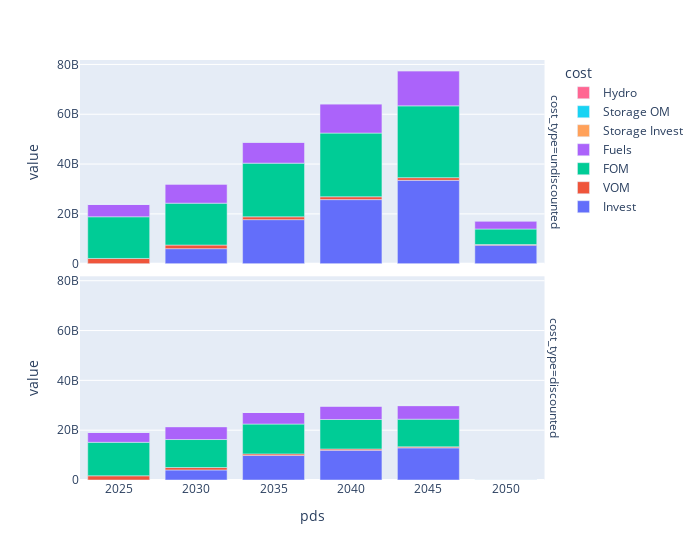

The cell this chart's notebook holds for it:
### Code cell
import plotly.express as px
def uncumulate_values(df:pd.DataFrame):
    diff = df[["value"]].diff()
    df.loc[df.pds > 2025,"value"] = diff.loc[df.pds>2025,"value"].values
    df.loc[df["value"]<0,"value"] = 0
    return df

pds_cost_factor = {
    2025:5,
    2030:5,
    2035:5,
    2040:5,
    2045:5,
    2050:1,
}

def copper_total_cost_df(result_dir, uncumulate=False, discounted=False):
    cap_cost = pd.read_csv(f"{result_dir}/capcost.csv")
    cap_cost["cost"] = "Invest"
    fom_cost = pd.read_csv(f"{result_dir}/fixOMcost.csv")
    fom_cost["cost"] = "FOM"
    vom_cost = pd.read_csv(f"{result_dir}/varOMcost.csv")
    vom_cost["cost"] = "VOM"
    fuel_cost = pd.read_csv(f"{result_dir}/fuel_cost.csv")
    fuel_cost["cost"] = "Fuels"
    storage_cost = pd.read_csv(f"{result_dir}/newstorage_ccost.csv")
    storage_cost["cost"] = "Storage Invest"
    storage_om_cost = pd.read_csv(f"{result_dir}/newstorage_omcost.csv")
    storage_om_cost["cost"] = "Storage OM"
    hydro_cost = pd.read_csv(f"{result_dir}/hydrorenewalccost.csv")
    hydro_cost["cost"] = "Hydro"
    hydro_om_cost = pd.read_csv(f"{result_dir}/hydrorenewalomcost.csv")
    hydro_om_cost["cost"] = "Hydro"
    if uncumulate:
        cap_cost = uncumulate_values(cap_cost)
        fom_cost = uncumulate_values(fom_cost)
        storage_cost = uncumulate_values(storage_cost)
        storage_om_cost = uncumulate_values(storage_om_cost)
        hydro_cost = uncumulate_values(hydro_cost)
        hydro_om_cost = uncumulate_values(hydro_om_cost)

    total_cost = pd.concat([cap_cost, vom_cost, fom_cost,fuel_cost,storage_cost,storage_om_cost,hydro_cost,hydro_om_cost])
    if discounted:
        total_cost["value"] *= total_cost["pds"].astype(str).apply(disc_coeffs.get)
    else:
        total_cost["value"] *= total_cost["pds"].apply(pds_cost_factor.get)
    return total_cost   

total_cost = copper_total_cost_df(results_dir, uncumulate=False)
total_cost["cost_type"] = "undiscounted"
total_adapted_cost = copper_total_cost_df(results_dir, uncumulate=False, discounted=True)
total_adapted_cost["cost_type"] = "discounted"


total_cost = pd.concat([total_cost, total_adapted_cost])

# total_cost
fig = px.bar(total_cost, x="pds", y="value",color="cost", facet_row="cost_type", template="plotly")
fig.update_layout(width=700, legend_traceorder="reversed")
fig.write_html(f"{results_dir}/investments_{date_str}.html")
fig.write_image(f"{results_dir}/investments_{date_str}.png")
fig

### Figure 1 — Plotly figure (JSON) as saved in the notebook; plotly's stock layout.template omitted (floating-point values rounded to 4 significant figures)
{"data": [{"alignmentgroup": "True", "hovertemplate": "cost=Invest<br>cost_type=undiscounted<br>pds=%{x}<br>value=%{y}<extra></extra>", "legendgroup": "Invest", "marker": {"color": "#636efa", "pattern": {"shape": ""}}, "name": "Invest", "offsetgroup": "Invest", "orientation": "v", "showlegend": true, "textposition": "auto", "type": "bar", "x": [2025, 2030, 2035, 2040, 2045, 2050], "xaxis": "x2", "y": [0, 6036000000.0, 17690000000.0, 25730000000.0, 33470000000.0, 7452000000.0], "yaxis": "y2"}, {"alignmentgroup": "True", "hovertemplate": "cost=Invest<br>cost_type=discounted<br>pds=%{x}<br>value=%{y}<extra></extra>", "legendgroup": "Invest", "marker": {"color": "#636efa", "pattern": {"shape": ""}}, "name": "Invest", "offsetgroup": "Invest", "orientation": "v", "showlegend": false, "textposition": "auto", "type": "bar", "x": [2025, 2030, 2035, 2040, 2045, 2050], "xaxis": "x", "y": [0, 4036000000.0, 9843000000.0, 11920000000.0, 12900000000.0, 742500.0], "yaxis": "y"}, {"alignmentgroup": "True", "hovertemplate": "cost=VOM<br>cost_type=undiscounted<br>pds=%{x}<br>value=%{y}<extra></extra>", "legendgroup": "VOM", "marker": {"color": "#EF553B", "pattern": {"shape": ""}}, "name": "VOM", "offsetgroup": "VOM", "orientation": "v", "showlegend": true, "textposition": "auto", "type": "bar", "x": [2025, 2030, 2035, 2040, 2045, 2050], "xaxis": "x2", "y": [2104000000.0, 1449000000.0, 1139000000.0, 1152000000.0, 1086000000.0, 229800000.0], "yaxis": "y2"}, {"alignmentgroup": "True", "hovertemplate": "cost=VOM<br>cost_type=discounted<br>pds=%{x}<br>value=%{y}<extra></extra>", "legendgroup": "VOM", "marker": {"color": "#EF553B", "pattern": {"shape": ""}}, "name": "VOM", "offsetgroup": "VOM", "orientation": "v", "showlegend": false, "textposition": "auto", "type": "bar", "x": [2025, 2030, 2035, 2040, 2045, 2050], "xaxis": "x", "y": [1690000000.0, 968800000.0, 633700000.0, 533300000.0, 418700000.0, 22890.0], "yaxis": "y"}, {"alignmentgroup": "True", "hovertemplate": "cost=FOM<br>cost_type=undiscounted<br>pds=%{x}<br>value=%{y}<extra></extra>", "legendgroup": "FOM", "marker": {"color": "#00cc96", "pattern": {"shape": ""}}, "name": "FOM", "offsetgroup": "FOM", "orientation": "v", "showlegend": true, "textposition": "auto", "type": "bar", "x": [2025, 2030, 2035, 2040, 2045, 2050], "xaxis": "x2", "y": [16740000000.0, 16820000000.0, 21540000000.0, 25560000000.0, 28810000000.0, 6240000000.0], "yaxis": "y2"}, {"alignmentgroup": "True", "hovertemplate": "cost=FOM<br>cost_type=discounted<br>pds=%{x}<br>value=%{y}<extra></extra>", "legendgroup": "FOM", "marker": {"color": "#00cc96", "pattern": {"shape": ""}}, "name": "FOM", "offsetgroup": "FOM", "orientation": "v", "showlegend": false, "textposition": "auto", "type": "bar", "x": [2025, 2030, 2035, 2040, 2045, 2050], "xaxis": "x", "y": [13450000000.0, 11250000000.0, 11990000000.0, 11840000000.0, 11110000000.0, 621700.0], "yaxis": "y"}, {"alignmentgroup": "True", "hovertemplate": "cost=Fuels<br>cost_type=undiscounted<br>pds=%{x}<br>value=%{y}<extra></extra>", "legendgroup": "Fuels", "marker": {"color": "#ab63fa", "pattern": {"shape": ""}}, "name": "Fuels", "offsetgroup": "Fuels", "orientation": "v", "showlegend": true, "textposition": "auto", "type": "bar", "x": [2025, 2030, 2035, 2040, 2045, 2050], "xaxis": "x2", "y": [5084000000.0, 7708000000.0, 8445000000.0, 11670000000.0, 14040000000.0, 3290000000.0], "yaxis": "y2"}, {"alignmentgroup": "True", "hovertemplate": "cost=Fuels<br>cost_type=discounted<br>pds=%{x}<br>value=%{y}<extra></extra>", "legendgroup": "Fuels", "marker": {"color": "#ab63fa", "pattern": {"shape": ""}}, "name": "Fuels", "offsetgroup": "Fuels", "orientation": "v", "showlegend": false, "textposition": "auto", "type": "bar", "x": [2025, 2030, 2035, 2040, 2045, 2050], "xaxis": "x", "y": [4084000000.0, 5154000000.0, 4699000000.0, 5405000000.0, 5413000000.0, 327700.0], "yaxis": "y"}, {"alignmentgroup": "True", "hovertemplate": "cost=Storage Invest<br>cost_type=undiscounted<br>pds=%{x}<br>value=%{y}<extra></extra>", "legendgroup": "Storage Invest", "marker": {"color": "#FFA15A", "pattern": {"shape": ""}}, "name": "Storage Invest", "offsetgroup": "Storage Invest", "orientation": "v", "showlegend": true, "textposition": "auto", "type": "bar", "x": [2025, 2030, 2035, 2040, 2045, 2050], "xaxis": "x2", "y": [0, 94190000.0, 94190000.0, 205500000.0, 205500000.0, 54320000.0], "yaxis": "y2"}, {"alignmentgroup": "True", "hovertemplate": "cost=Storage Invest<br>cost_type=discounted<br>pds=%{x}<br>value=%{y}<extra></extra>", "legendgroup": "Storage Invest", "marker": {"color": "#FFA15A", "pattern": {"shape": ""}}, "name": "Storage Invest", "offsetgroup": "Storage Invest", "orientation": "v", "showlegend": false, "textposition": "auto", "type": "bar", "x": [2025, 2030, 2035, 2040, 2045, 2050], "xaxis": "x", "y": [0, 62980000.0, 52410000.0, 95170000.0, 79210000.0, 5412.0], "yaxis": "y"}, {"alignmentgroup": "True", "hovertemplate": "cost=Storage OM<br>cost_type=undiscounted<br>pds=%{x}<br>value=%{y}<extra></extra>", "legendgroup": "Storage OM", "marker": {"color": "#19d3f3", "pattern": {"shape": ""}}, "name": "Storage OM", "offsetgroup": "Storage OM", "orientation": "v", "showlegend": true, "textposition": "auto", "type": "bar", "x": [2025, 2030, 2035, 2040, 2045, 2050], "xaxis": "x2", "y": [0, 19908720, 19908720, 72140000.0, 72140000.0, 21660000.0], "yaxis": "y2"}, {"alignmentgroup": "True", "hovertemplate": "cost=Storage OM<br>cost_type=discounted<br>pds=%{x}<br>value=%{y}<extra></extra>", "legendgroup": "Storage OM", "marker": {"color": "#19d3f3", "pattern": {"shape": ""}}, "name": "Storage OM", "offsetgroup": "Storage OM", "orientation": "v", "showlegend": false, "textposition": "auto", "type": "bar", "x": [2025, 2030, 2035, 2040, 2045, 2050], "xaxis": "x", "y": [0, 13310000.0, 11080000.0, 33410000.0, 27810000.0, 2158.0], "yaxis": "y"}, {"alignmentgroup": "True", "hovertemplate": "cost=Hydro<br>cost_type=undiscounted<br>pds=%{x}<br>value=%{y}<extra></extra>", "legendgroup": "Hydro", "marker": {"color": "#FF6692", "pattern": {"shape": ""}}, "name": "Hydro", "offsetgroup": "Hydro", "orientation": "v", "showlegend": true, "textposition": "auto", "type": "bar", "x": [2025, 2030, 2035, 2040, 2045, 2050, 2025, 2030, 2035, 2040, 2045, 2050], "xaxis": "x2", "y": [0, 0, 0, 0, 0, 0, 0, 0, 0, 0, 0, 0], "yaxis": "y2"}, {"alignmentgroup": "True", "hovertemplate": "cost=Hydro<br>cost_type=discounted<br>pds=%{x}<br>value=%{y}<extra></extra>", "legendgroup": "Hydro", "marker": {"color": "#FF6692", "pattern": {"shape": ""}}, "name": "Hydro", "offsetgroup": "Hydro", "orientation": "v", "showlegend": false, "textposition": "auto", "type": "bar", "x": [2025, 2030, 2035, 2040, 2045, 2050, 2025, 2030, 2035, 2040, 2045, 2050], "xaxis": "x", "y": [0, 0, 0, 0, 0, 0, 0, 0, 0, 0, 0, 0], "yaxis": "y"}], "layout": {"annotations": [{"font": {}, "showarrow": false, "text": "cost_type=discounted", "textangle": 90, "x": 0.98, "xanchor": "left", "xref": "paper", "y": 0.2425, "yanchor": "middle", "yref": "paper"}, {"font": {}, "showarrow": false, "text": "cost_type=undiscounted", "textangle": 90, "x": 0.98, "xanchor": "left", "xref": "paper", "y": 0.7575, "yanchor": "middle", "yref": "paper"}], "barmode": "relative", "legend": {"title": {"text": "cost"}, "tracegroupgap": 0, "traceorder": "reversed"}, "margin": {"t": 60}, "width": 700, "xaxis": {"anchor": "y", "domain": [0, 0.98], "title": {"text": "pds"}}, "xaxis2": {"anchor": "y2", "domain": [0, 0.98], "matches": "x", "showticklabels": false}, "yaxis": {"anchor": "x", "domain": [0, 0.485], "title": {"text": "value"}}, "yaxis2": {"anchor": "x2", "domain": [0.515, 1], "matches": "y", "title": {"text": "value"}}}}
